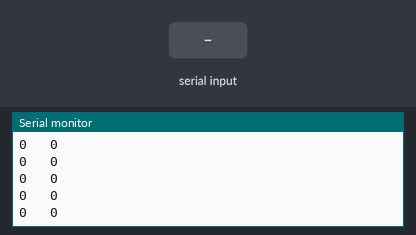
Recording of a sketch running on a simulated Arduino Mega 2560, built with avr-gcc and run on an emulated ATmega2560. Parts: the last lines printed to the serial monitor. The inputs (shaded band) are chosen by the test bench.

Above: at 1.2 s.
1.3 s: "1" received over the second serial link
At 1.31 s:
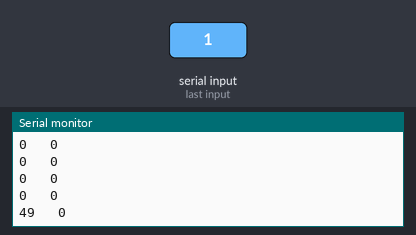
2.8 s: "0" received over the second serial link
At 2.81 s:
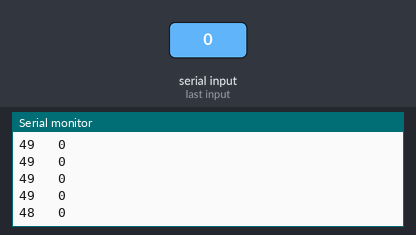
4.3 s: "2" received over the second serial link
At 4.32 s:
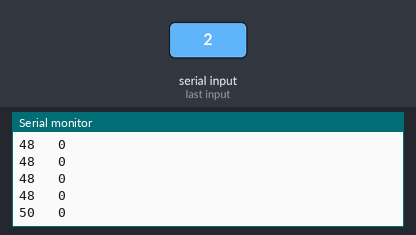
Timing chart, 0 to 7.3 s (numbered marks = the images above; inputs shaded):
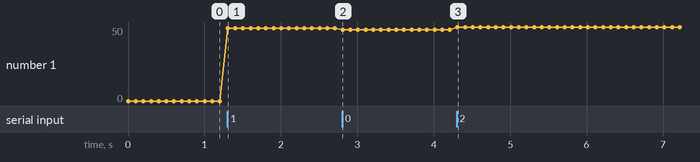

Measured:
- after the input at 1.3 s, the serial monitor: prints a new line at once (image 1)
- after the input at 2.8 s, the serial monitor: prints a new line at once (image 2)
- after the input at 4.3 s, the serial monitor: prints a new line at once (image 3)
- plotted number 1: 0 → 49 after the input at 1.3 s, 49 → 48 after the input at 2.8 s, 48 → 50 after the input at 4.3 s

The sketch:

Visual.ino
```cpp
int MVRightChar=0;
int MVLeftChar=0;

void setup() {
  Serial.begin(9600);
  Serial1.begin(9600);
  Serial2.begin(9600);
}

void loop() {
  while(Serial1.available()){
    MVLeftChar = Serial1.read();
  }
  Serial.print(MVLeftChar);
  Serial.print("   ");
  while(Serial2.available()){
    MVRightChar = Serial2.read();
  }
  Serial.println(MVRightChar);
  delay(100);
}
```
